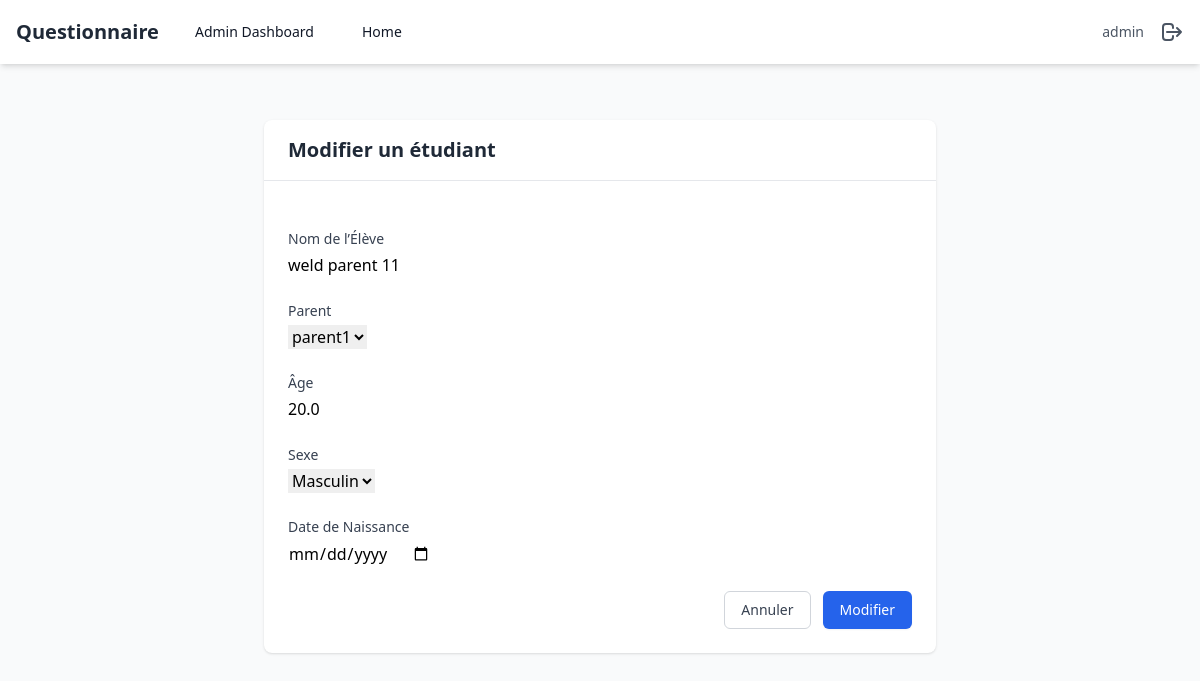
Before: /admincustom/edit-student/2/ (signed in) with the older database file.
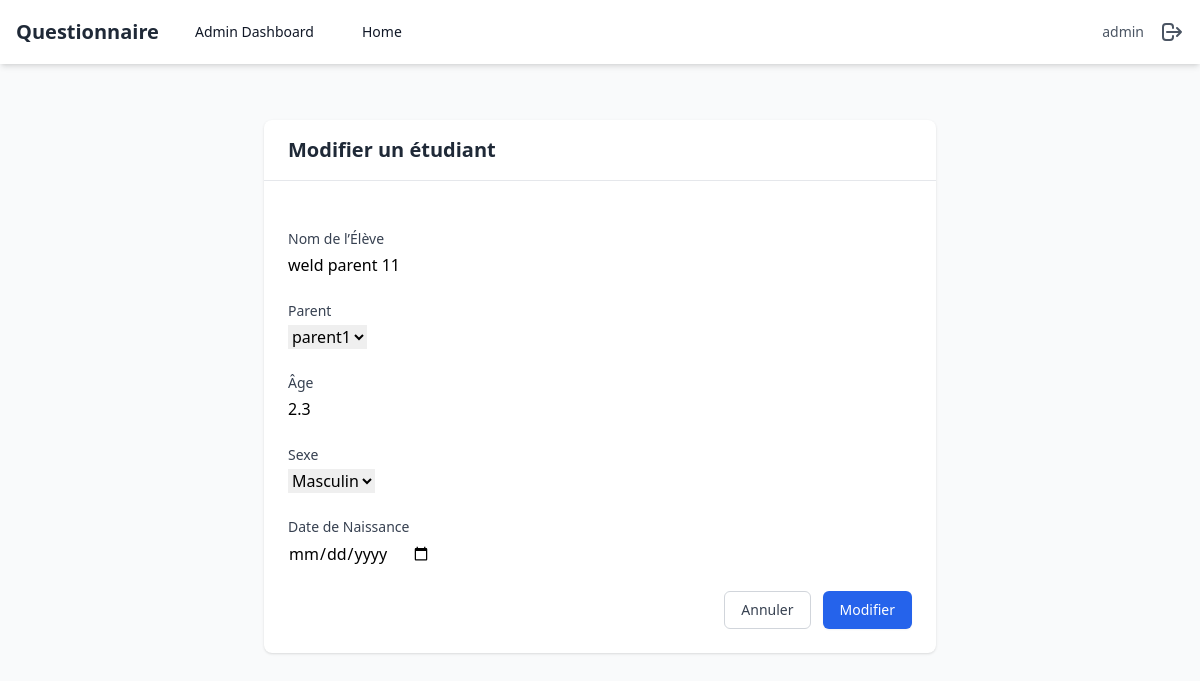
After: the same page with the newer database file.
### polls/models.py (models this page shows, shortened)
class Student(models.Model):
    id = models.AutoField(primary_key=True)
    parent = models.ForeignKey(settings.AUTH_USER_MODEL, on_delete=models.CASCADE, related_name='students')
    name = models.CharField(max_length=255, default='', verbose_name='Nom de l’Élève')
    age = models.FloatField(default=1, verbose_name='Âge')
    sexe = models.CharField(max_length=1, choices=[('M', 'Masculin'), ('F', 'Féminin')], default='M', verbose_name='Sexe')
    date_of_birth = models.DateField(null=True, blank=True, verbose_name='Date de Naissance')

### polls/views.py (the view)
# urls.py: path('admincustom/edit-student/<int:student_id>/', edit_student, name='edit_student'),
@login_required
def edit_student(request, student_id):
    if not request.user.is_superuser:
        return redirect('home')
    student = get_object_or_404(Student, id=student_id)
    if request.method == 'POST':
        form = StudentForm(request.POST, instance=student)
        if form.is_valid():
            form.save()
            messages.success(request, 'Étudiant modifié avec succès')
            return redirect('admin_dashboard')
    else:
        form = StudentForm(instance=student)
    return render(request, 'admin/student_form.html', {'form': form, 'action': 'Modifier'})

### polls/forms.py
class StudentForm(forms.ModelForm):
    class Meta:
        model = Student
        fields = ['name', 'parent', 'age', 'sexe', 'date_of_birth']
        widgets = {
            'date_of_birth': forms.DateInput(attrs={'type': 'date'}),
        }

### polls/templates/admin/student_form.html (shortened to what this page needs)
{% extends '../base.html' %} {% block content %}
<div class="max-w-2xl mx-auto py-8">
  <div class="bg-white shadow rounded-lg">
    <div class="px-6 py-4 border-b border-gray-200">
      <h2 class="text-xl font-semibold text-gray-800">
        {{ action }} un étudiant
      </h2>
    </div>
    <form method="post" class="p-6 space-y-6">
      {% csrf_token %} {% for field in form %}
      <div class="space-y-1">
        <label
          for="{{ field.id_for_label }}"
          class="block text-sm font-medium text-gray-700"
        >
          {{ field.label }}
        </label>
        {{ field }}
      </div>
      {% endfor %}
      <div class="flex justify-end space-x-3">
        <a
          href="{% url 'admin_dashboard' %}"
          class="px-4 py-2 border border-gray-300 rounded-md text-sm font-medium text-gray-700 hover:bg-gray-50"
        >
          Annuler
        </a>
        <button
          type="submit"
          class="px-4 py-2 border border-transparent rounded-md shadow-sm text-sm font-medium text-white bg-blue-600 hover:bg-blue-700"
        >
          {{ action }}
        </button>
      </div>
    </form>
  </div>
</div>
{% endblock %}

Changed rows visible on the page:
changed Student "weld parent 11": age "20.0" → "2.3"
